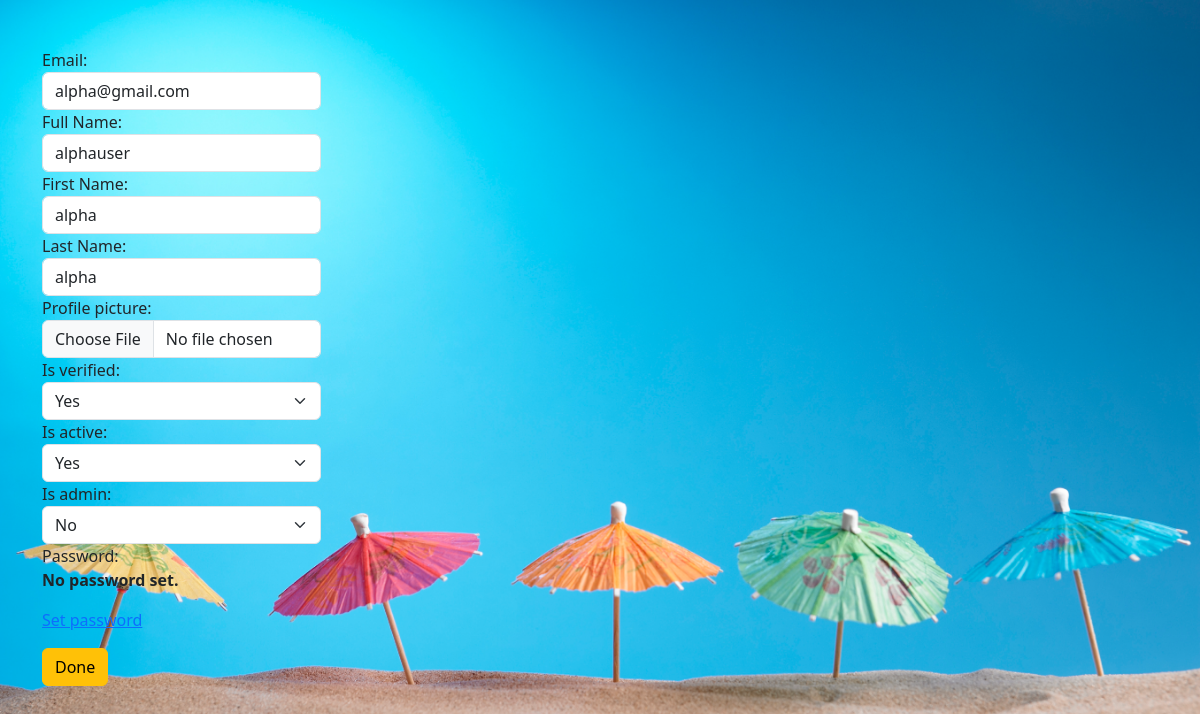
The app's page /reg/userdet/1 (signed in) with its own data.
### registration/models.py (models this page shows, shortened)
class User(AbstractBaseUser):
    email = models.EmailField(max_length=200, verbose_name="Email", unique=True)
    username = models.CharField(max_length=70, verbose_name="Full Name")
    first_name = models.CharField(max_length=70, verbose_name="First Name")
    last_name = models.CharField(max_length=70, verbose_name="Last Name")
    profile_picture = models.ImageField(upload_to ='uploads/',blank=True, null=True)
    is_verified = models.BooleanField(default=False)
    otp = models.CharField(max_length=6, blank=True, null=True)
    is_active = models.BooleanField(default=True)
    is_admin = models.BooleanField(default=False)
    created_at = models.DateTimeField(auto_now_add= True)
    updated_at = models.DateTimeField(auto_now=True)
    last_login = models.DateTimeField(auto_now=True)
    objects = UserManager()
    USERNAME_FIELD = 'email'
    REQUIRED_FIELDS = ['username','otp','first_name','last_name']

### registration/views.py (the view)
# urls.py: path('userdet/<int:pk>',views.userdetailpage, name='userdetails'),
@login_required
def userdetailpage(request, pk):
    if request.user.is_authenticated:
        if request.method == "GET":      ## "POST"
            if request.user.is_admin == True:
                user = User.objects.get(pk = pk)
                fm = AdminProfileForm(instance= user)
            else:
                fm = AdminProfileForm(instance= request.user)
        else:
            fm = AdminProfileForm(instance= request.user)
        return render(request, 'registration/userdetail.html', {'FORM':fm})
    else:
        return HttpResponseRedirect('/reg/login/')

### registration/templates/registration/userdetail.html (shortened to what this page needs)
{% extends 'registration/create.html' %}
{% load static %}
{% block formcontent %}
<div class="container mt-5">
    <form action="" method="GET" class="d-inline" novalidate>
        {% for form in FORM %}
        <div class="form-group col-3">
            {{form.label_tag}}  <br>
            {{form}} {{form.errors|striptags}}
        </div>
        {% endfor %}
        <input type="submit" value="Done" class="btn btn-warning">
    </form>
</div>
{% endblock formcontent %}

### registration/static/css/my.css (style rules this page uses)
#bg { background-size: cover; background-position: center; background-repeat: no-repeat; }

### records on screen
User: FORM "alpha@gmail.com" "alphauser" "alpha" "alpha" "Yes" "Yes" "No" "No password set. Set password"
